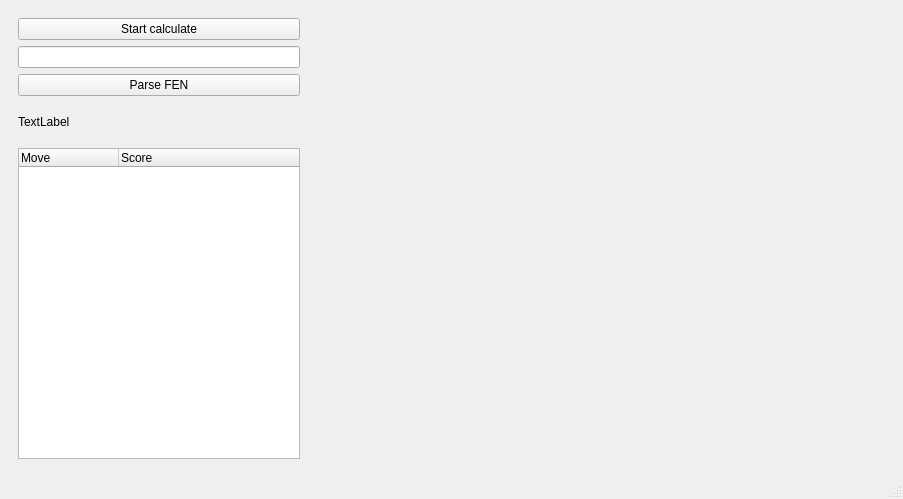
<?xml version="1.0" encoding="UTF-8"?>
<ui version="4.0">
 <class>MainWindow</class>
 <widget class="QMainWindow" name="MainWindow">
  <property name="geometry">
   <rect>
    <x>0</x>
    <y>0</y>
    <width>903</width>
    <height>499</height>
   </rect>
  </property>
  <property name="windowTitle">
   <string>MainWindow</string>
  </property>
  <widget class="QWidget" name="centralwidget">
   <layout class="QHBoxLayout" name="horizontalLayout">
    <item>
     <widget class="QWidget" name="widget" native="true">
      <property name="minimumSize">
       <size>
        <width>300</width>
        <height>0</height>
       </size>
      </property>
      <property name="maximumSize">
       <size>
        <width>300</width>
        <height>16777215</height>
       </size>
      </property>
      <layout class="QGridLayout" name="gridLayout">
       <item row="2" column="0">
        <widget class="QPushButton" name="bt_ParseFen">
         <property name="text">
          <string>Parse FEN</string>
         </property>
        </widget>
       </item>
       <item row="3" column="0">
        <widget class="QLabel" name="label">
         <property name="minimumSize">
          <size>
           <width>0</width>
           <height>40</height>
          </size>
         </property>
         <property name="text">
          <string>TextLabel</string>
         </property>
         <property name="textFormat">
          <enum>Qt::PlainText</enum>
         </property>
         <property name="wordWrap">
          <bool>true</bool>
         </property>
         <property name="textInteractionFlags">
          <set>Qt::LinksAccessibleByMouse|Qt::TextSelectableByMouse</set>
         </property>
        </widget>
       </item>
       <item row="1" column="0">
        <widget class="QLineEdit" name="le_Fen"/>
       </item>
       <item row="4" column="0">
        <widget class="QTreeWidget" name="treeWidget">
         <column>
          <property name="text">
           <string>Move</string>
          </property>
         </column>
         <column>
          <property name="text">
           <string>Score</string>
          </property>
         </column>
        </widget>
       </item>
       <item row="0" column="0">
        <widget class="QPushButton" name="bt_StartCalculate">
         <property name="text">
          <string>Start calculate</string>
         </property>
        </widget>
       </item>
      </layout>
     </widget>
    </item>
    <item>
     <widget class="ChessBoardView" name="chessBoard" native="true"/>
    </item>
   </layout>
  </widget>
  <widget class="QMenuBar" name="menubar">
   <property name="geometry">
    <rect>
     <x>0</x>
     <y>0</y>
     <width>903</width>
     <height>21</height>
    </rect>
   </property>
  </widget>
  <widget class="QStatusBar" name="statusbar"/>
 </widget>
 <customwidgets>
  <customwidget>
   <class>ChessBoardView</class>
   <extends>QWidget</extends>
   <header>chessboardview.h</header>
   <container>1</container>
  </customwidget>
 </customwidgets>
 <resources/>
 <connections/>
</ui>
